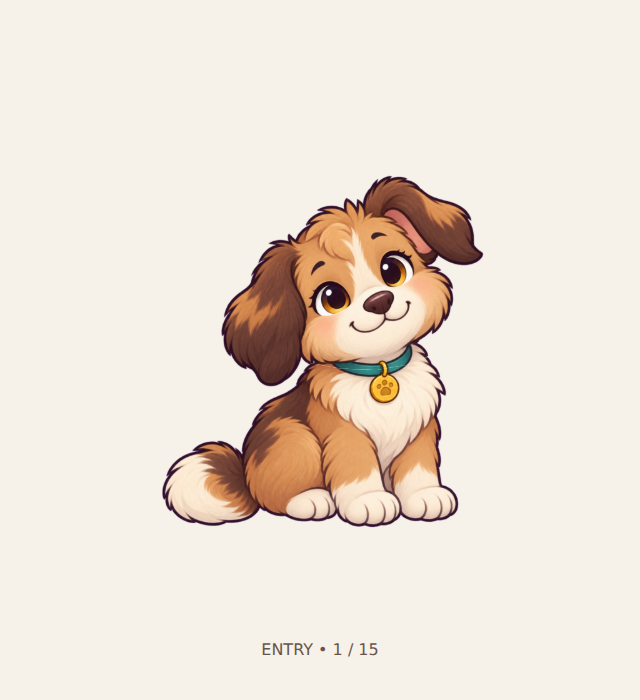
#> input picture Pennykin-Expo-App-1.12.2/docs/rest-dog/frames/00.png, 640 x 700 px; its folder holds 4 pictures in this run
$ python export_rest_previews.py
#> lines starting #> are read from the running program, lines starting #| are printed output that depends on the picture
from pathlib import Path
from PIL import Image
import subprocess,json,tempfile,shutil
root=Path(__file__).resolve().parents[1];frames=root/'docs/rest-dog/frames'
points=[0,1,3,5,6,7,10,14,15,22,30,37,44,45,47,48,50,52,54,56]
canvas=Image.new('RGB',(1280,1120),'#F7F2E9')
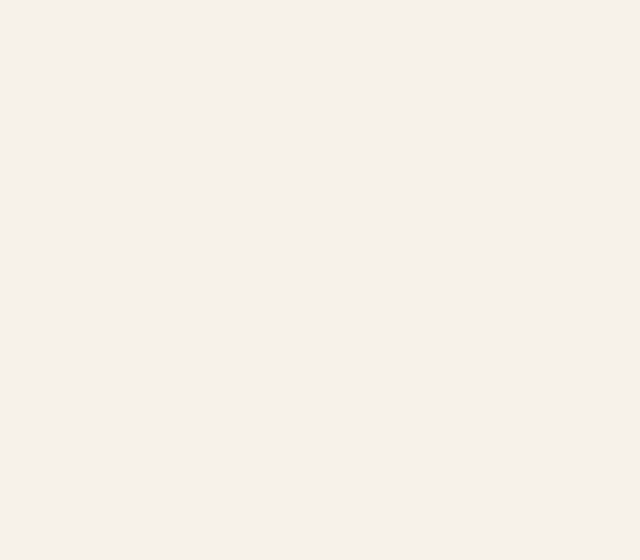
#> canvas: PIL image 1280x1120 RGB (shown at 1/2 size); mean R, G, B 247, 242, 233
for i,frame in enumerate(points):
 im=Image.open(frames/f'{frame:02}.png').convert('RGB');im.thumbnail((256,280));canvas.paste(im,((i%5)*256,(i//5)*280))
#> further down, im is the input picture: PIL image 640x700 RGB; mean R, G, B 236.9, 225.9, 214.2
#> after `im.thumbnail((256, 280))`:
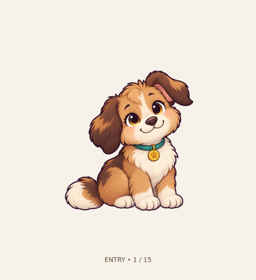
#> im: PIL image 256x280 RGB; mean R, G, B 236.9, 225.9, 214.2
#> pass 2 of the loop `for i,frame in enumerate(points):`:
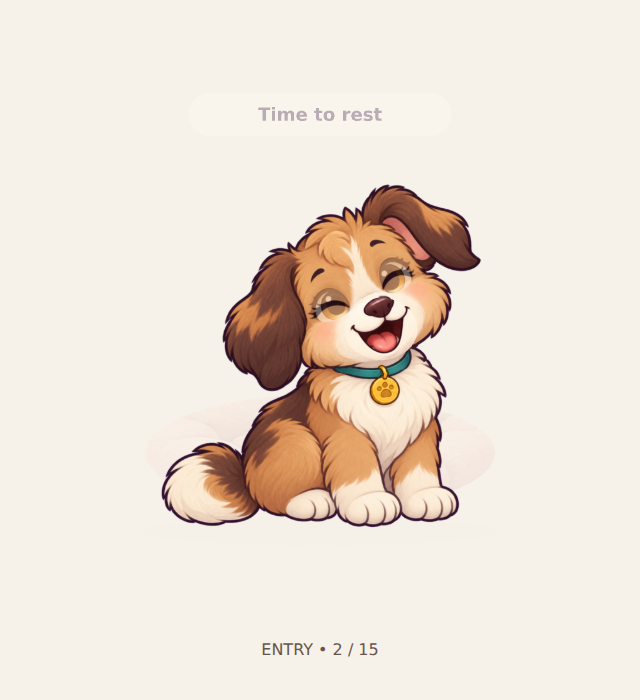
#> input picture Pennykin-Expo-App-1.12.2/docs/rest-dog/frames/01.png, 640 x 700 px
#> im is the input picture: PIL image 640x700 RGB; mean R, G, B 237.2, 226.1, 214.4
#> `im.thumbnail((256, 280))`:
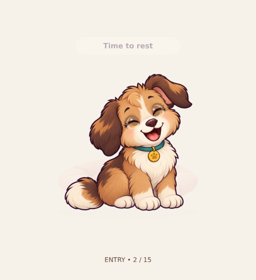
#> im: PIL image 256x280 RGB; mean R, G, B 237.2, 226.1, 214.4
#> `canvas.paste(im, (i % 5 * 256, i // 5 * 280))`:
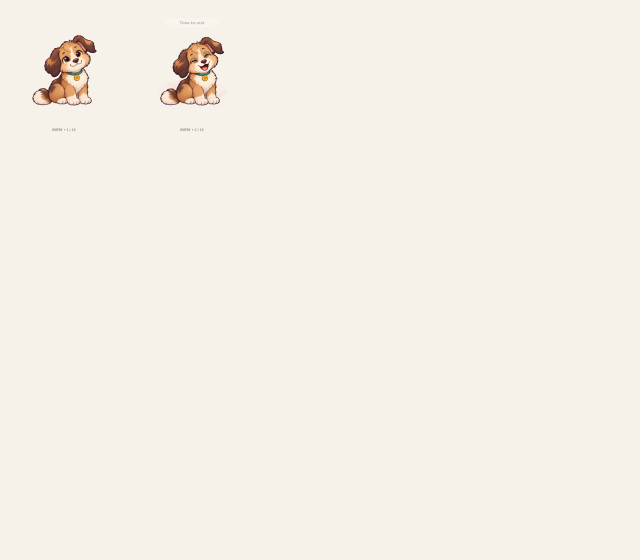
#> canvas: PIL image 1280x1120 RGB (shown at 1/2 size); mean R, G, B 246, 240.4, 231.1
#> (the run stopped early here; a loop or call above may not have finished)
